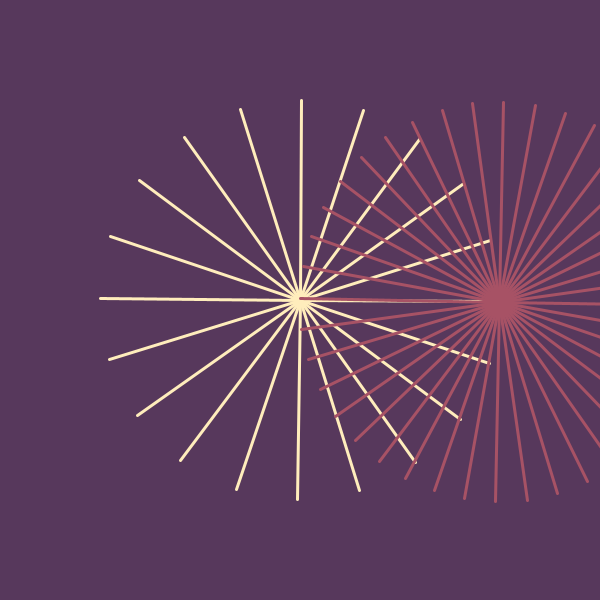
Frame 1 (no input)
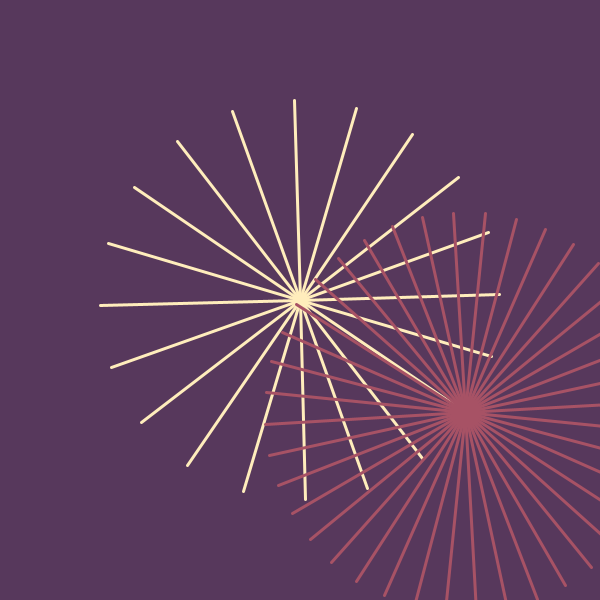
Frame 60 (the mouse pressed at the canvas centre just before this capture)
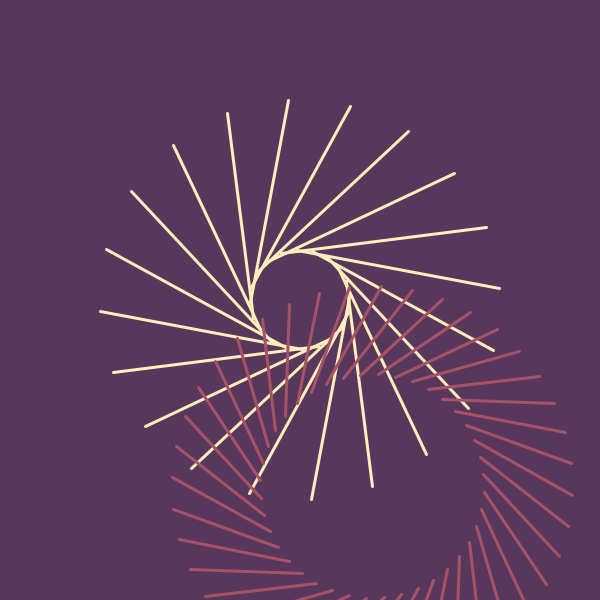
Frame 120 (the mouse held since frame 60 and released just before this capture)

The Processing sketch that drew these frames (run headless with seeded random() and noise(); from frame 60 on, the mouse is pressed at the canvas centre):

// Processing sketch: processing_155224
// ── processing_155224.pde



void setup ()
{
  size (600, 600);
  smooth();
}

void draw ()
{
  background (#57385c);
  fill (#ffedbc);
  strokeWeight (3);

  // yellow

  float x = map (mouseX, 0, width, 0, 100);
  float y = map (mouseY, 0, height, 0, 200);

  translate (width / 2, height/2);

  rotate ((frameCount / 100.0 ) % TWO_PI);

  stroke (#ffedbc);
  int i = 0;
  float a = TWO_PI / 20;
  while (i < 20)
  {
    rotate (a);
    line (x, 0, 0, 200);
    i = i +1;
  }

  // red
  stroke (#A75265);
  translate (width / 3, 0);
  rotate ((frameCount / 100.0 ) % TWO_PI);

  i = 0;
  a = TWO_PI / 40;
  while (i < 40)
  {
    rotate (a);
    line (x, y, 0, 200);
    i = i +1;
  }
}
